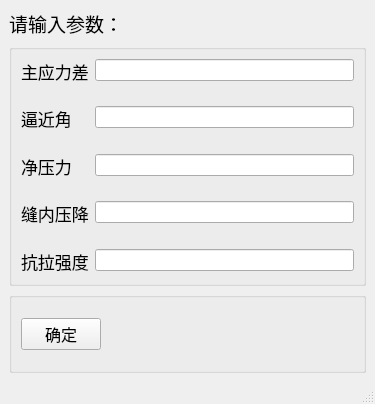
<?xml version="1.0" encoding="UTF-8"?>
<ui version="4.0">
 <class>MainWindow</class>
 <widget class="QMainWindow" name="MainWindow">
  <property name="geometry">
   <rect>
    <x>0</x>
    <y>0</y>
    <width>375</width>
    <height>404</height>
   </rect>
  </property>
  <property name="minimumSize">
   <size>
    <width>375</width>
    <height>404</height>
   </size>
  </property>
  <property name="windowTitle">
   <string>石炭系安全加砂优化软件</string>
  </property>
  <widget class="QWidget" name="centralwidget">
   <layout class="QVBoxLayout" name="verticalLayout" stretch="0,3,1">
    <item>
     <widget class="QLabel" name="label">
      <property name="font">
       <font>
        <pointsize>14</pointsize>
       </font>
      </property>
      <property name="text">
       <string>请输入参数：</string>
      </property>
     </widget>
    </item>
    <item>
     <layout class="QHBoxLayout" name="horizontalLayout">
      <item>
       <widget class="QGroupBox" name="groupBox">
        <property name="title">
         <string/>
        </property>
        <layout class="QFormLayout" name="formLayout">
         <item row="2" column="0">
          <widget class="QLabel" name="label_6">
           <property name="font">
            <font>
             <pointsize>13</pointsize>
            </font>
           </property>
           <property name="text">
            <string>逼近角</string>
           </property>
          </widget>
         </item>
         <item row="2" column="1">
          <widget class="QLineEdit" name="lineEdit_appro_ang"/>
         </item>
         <item row="3" column="0">
          <spacer name="verticalSpacer_6">
           <property name="orientation">
            <enum>Qt::Vertical</enum>
           </property>
           <property name="sizeHint" stdset="0">
            <size>
             <width>20</width>
             <height>40</height>
            </size>
           </property>
          </spacer>
         </item>
         <item row="4" column="0">
          <widget class="QLabel" name="label_7">
           <property name="font">
            <font>
             <pointsize>13</pointsize>
            </font>
           </property>
           <property name="text">
            <string>净压力</string>
           </property>
          </widget>
         </item>
         <item row="4" column="1">
          <widget class="QLineEdit" name="lineEdit_net_pres"/>
         </item>
         <item row="5" column="0">
          <spacer name="verticalSpacer_7">
           <property name="orientation">
            <enum>Qt::Vertical</enum>
           </property>
           <property name="sizeHint" stdset="0">
            <size>
             <width>20</width>
             <height>40</height>
            </size>
           </property>
          </spacer>
         </item>
         <item row="6" column="0">
          <widget class="QLabel" name="label_14">
           <property name="font">
            <font>
             <family>新宋体</family>
             <pointsize>13</pointsize>
            </font>
           </property>
           <property name="text">
            <string>缝内压降</string>
           </property>
          </widget>
         </item>
         <item row="6" column="1">
          <widget class="QLineEdit" name="lineEdit_pres_drop"/>
         </item>
         <item row="8" column="0">
          <widget class="QLabel" name="label_11">
           <property name="font">
            <font>
             <family>新宋体</family>
             <pointsize>13</pointsize>
            </font>
           </property>
           <property name="text">
            <string>抗拉强度</string>
           </property>
          </widget>
         </item>
         <item row="8" column="1">
          <widget class="QLineEdit" name="lineEdit_tens_stre"/>
         </item>
         <item row="7" column="0">
          <spacer name="verticalSpacer_8">
           <property name="orientation">
            <enum>Qt::Vertical</enum>
           </property>
           <property name="sizeHint" stdset="0">
            <size>
             <width>20</width>
             <height>40</height>
            </size>
           </property>
          </spacer>
         </item>
         <item row="0" column="0">
          <widget class="QLabel" name="label_8">
           <property name="font">
            <font>
             <pointsize>13</pointsize>
            </font>
           </property>
           <property name="text">
            <string>主应力差</string>
           </property>
          </widget>
         </item>
         <item row="0" column="1">
          <widget class="QLineEdit" name="lineEdit_pres_diff"/>
         </item>
         <item row="1" column="0">
          <spacer name="verticalSpacer_9">
           <property name="orientation">
            <enum>Qt::Vertical</enum>
           </property>
           <property name="sizeHint" stdset="0">
            <size>
             <width>20</width>
             <height>40</height>
            </size>
           </property>
          </spacer>
         </item>
        </layout>
       </widget>
      </item>
     </layout>
    </item>
    <item>
     <widget class="QGroupBox" name="groupBox_3">
      <property name="title">
       <string/>
      </property>
      <layout class="QHBoxLayout" name="horizontalLayout_2">
       <item>
        <widget class="QPushButton" name="pushButton">
         <property name="font">
          <font>
           <pointsize>12</pointsize>
          </font>
         </property>
         <property name="text">
          <string>确定</string>
         </property>
        </widget>
       </item>
       <item>
        <spacer name="horizontalSpacer_4">
         <property name="orientation">
          <enum>Qt::Horizontal</enum>
         </property>
         <property name="sizeHint" stdset="0">
          <size>
           <width>40</width>
           <height>20</height>
          </size>
         </property>
        </spacer>
       </item>
      </layout>
     </widget>
    </item>
   </layout>
  </widget>
  <widget class="QStatusBar" name="statusbar"/>
 </widget>
 <resources/>
 <connections>
  <connection>
   <sender>pushButton</sender>
   <signal>clicked()</signal>
   <receiver>MainWindow</receiver>
   <slot>confirm()</slot>
   <hints>
    <hint type="sourcelabel">
     <x>658</x>
     <y>275</y>
    </hint>
    <hint type="destinationlabel">
     <x>278</x>
     <y>326</y>
    </hint>
   </hints>
  </connection>
 </connections>
 <slots>
  <slot>confirm()</slot>
 </slots>
</ui>
